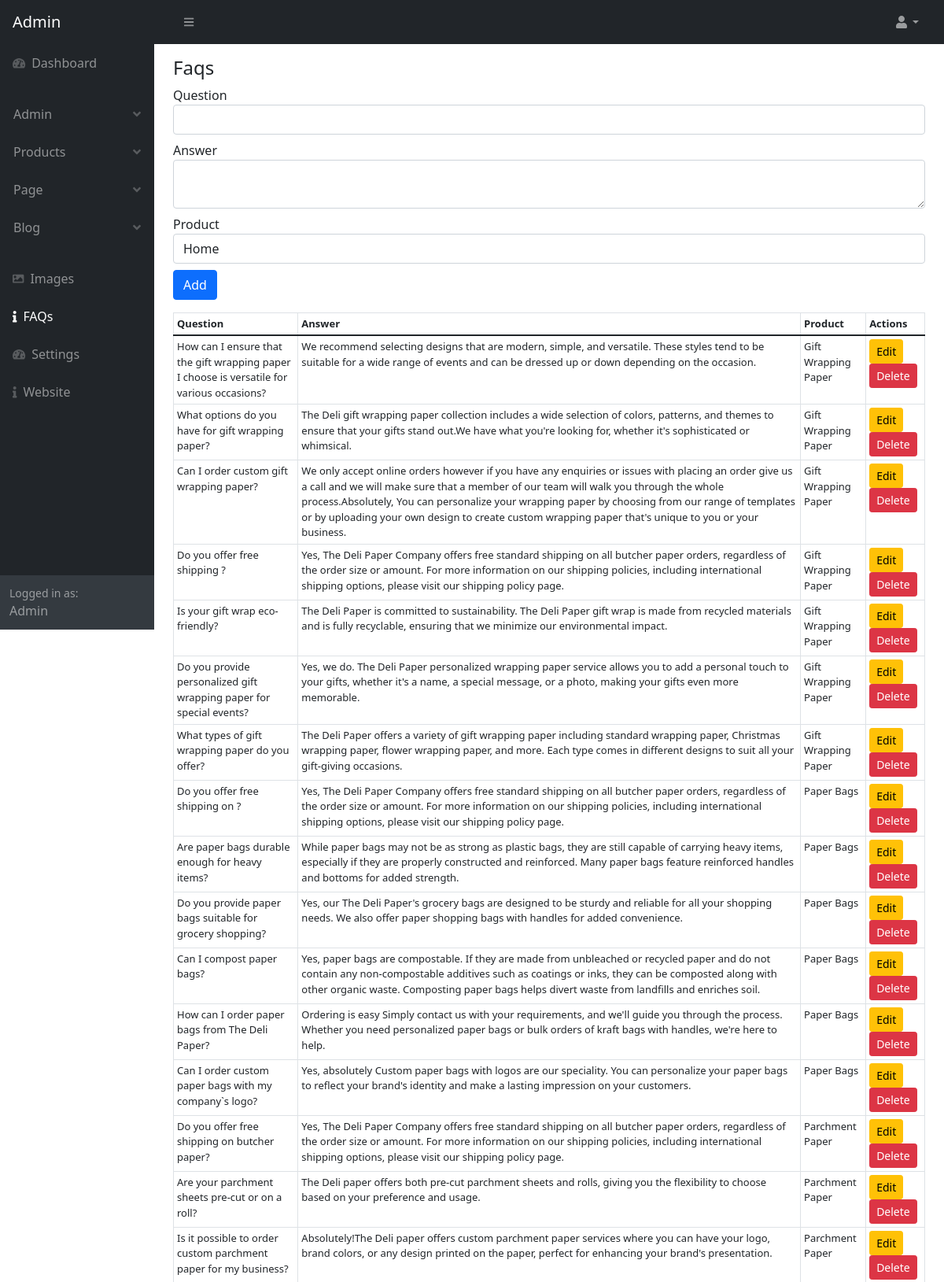
The page /admin/faq.php (signed in, upper part) on the database its author committed.
### tables this page shows
CREATE TABLE `faq` (
  `faq_id` int(11) NOT NULL AUTO_INCREMENT,
  `product_id` int(11) NOT NULL,
  `faq_question` text NOT NULL,
  `faq_answer` text NOT NULL,
  PRIMARY KEY (`faq_id`)
);

CREATE TABLE `product` (
  `product_id` int(11) NOT NULL AUTO_INCREMENT,
  `product_name` varchar(255) NOT NULL,
  `product_url` varchar(255) DEFAULT NULL,
  `product_short_description` text NOT NULL,
  `product_content` text DEFAULT NULL,
  `product_thumbnail` varchar(255) DEFAULT NULL,
  `product_image1` varchar(500) NOT NULL,
  `product_image2` varchar(500) NOT NULL,
  `product_meta_title` varchar(255) DEFAULT NULL,
  `product_meta_description` text DEFAULT NULL,
  `product_meta_keywords` text DEFAULT NULL,
  `product_status` enum('active','inactive') DEFAULT 'active',
  `created_at` timestamp NOT NULL DEFAULT current_timestamp(),
  `updated_at` timestamp NOT NULL DEFAULT current_timestamp() ON UPDATE current_timestamp(),
  `product_index` varchar(255) NOT NULL,
  PRIMARY KEY (`product_id`)
);

### admin/faq.php (the view, shortened to what this page needs)
<?php
$page = "faq";
require_once('parts/top.php'); ?>
</head>
<body class="sb-nav-fixed">
    <?php require_once('parts/navbar.php'); ?>
    <?php
    $faqs = mysqli_query($conn, "SELECT faq.*, product.product_name FROM faq LEFT JOIN product ON faq.product_id = product.product_id ORDER BY faq.faq_id DESC");
    $edit = false;
    $edit_data = [
        'faq_id' => '',
        'faq_question' => '',
        'faq_answer' => '',
        'product_id' => ''
    ];
    ?>
    <div id="layoutSidenav">
        <?php require_once('parts/sidebar.php'); ?>
        <div id="layoutSidenav_content">
            <main>
                <div class="container-fluid px-4">
                    <h4 class="mt-3">Faqs</h4>
                    <form method="POST">
                        <div class="form-group mb-2">
                            <label>Question</label>
                            <input type="text" name="faq_question" class="form-control" required
                                value="<?= htmlspecialchars($edit_data['faq_question']) ?>">
                        </div>
                        <div class="form-group mb-2">
                            <label>Answer</label>
                            <textarea name="faq_answer" class="form-control"
                                required><?= htmlspecialchars($edit_data['faq_answer']) ?></textarea>
                        </div>
                        <div class="form-group mb-2">
                            <label>Product</label>
                            <select name="product_id" class="form-control" required>
                                <option value="0">Home</option>
                            </select>
                        </div>
                        <button type="submit" name="<?= $edit ? 'update' : 'add' ?>"
                            class="btn btn-<?= $edit ? 'warning' : 'primary' ?>">
                            <?= $edit ? 'Update' : 'Add' ?>
                        </button>
                    </form>
                    <table class="table table-bordered table-sm my-3" style="font-size: 13px;">
                        <thead>
                            <tr>
                                <th>Question</th>
                                <th>Answer</th>
                                <th>Product</th>
                                <th>Actions</th>
                            </tr>
                        </thead>
                        <tbody>
                            <?php while ($row = mysqli_fetch_assoc($faqs)): ?>
                            <tr>
                                <td><?= htmlspecialchars($row['faq_question']) ?></td>
                                <td><?= htmlspecialchars($row['faq_answer']) ?></td>
                                <td><?= htmlspecialchars($row['product_name']) ?></td>
                                <td>
                                    <a href="faq.php?edit=<?= $row['faq_id'] ?>" class="btn btn-sm btn-warning">Edit</a>
                                    <a href="faq.php?delete=<?= $row['faq_id'] ?>" class="btn btn-sm btn-danger"
                                        onclick="return confirm('Delete this FAQ?')">Delete</a>
                                </td>
                            </tr>
                            <?php endwhile; ?>
                        </tbody>
                    </table>
            </main>
        </div>
    </div>
</body>
</html>

### admin/parts/sidebar.php (shortened to what this page needs)
<div id="layoutSidenav_nav">
    <nav class="sb-sidenav accordion sb-sidenav-dark" id="sidenavAccordion">
        <div class="sb-sidenav-menu">
            <div class="nav">
                <?php
                       if ($admin_role == "admin") {
                       ?>
                <a class="nav-link" href="index.php">
                    <div class="sb-nav-link-icon"><i class="fas fa-tachometer-alt"></i></div>
                    Dashboard
                </a>
                <?php }?>
                <ul class="navbar-nav p-3 btn ">
                    <?php
                       if ($admin_role == "admin") {
                       ?>
                    <li class="nav-item  dropdown">
                        <a class="nav-link <?php if ($page == "admin") {
                                                   echo "active";
                                               } ?> dropdown " id="navbarDropdown" href="#" role="button"
                            data-bs-toggle="dropdown" aria-expanded="false">Admin<div
                                class="sb-sidenav-collapse-arrow"><i class="fas fa-angle-down"></i></div></a>
                    </li>
                    <li class="nav-item dropdown">
                        <a class="nav-link <?php if ($page == "product") {
                                                   echo "active";
                                               } ?> dropdown " id="navbarDropdown" href="#" role="button"
                            data-bs-toggle="dropdown" aria-expanded="false">Products<div
                                class="sb-sidenav-collapse-arrow"><i class="fas fa-angle-down"></i></div></a>
                    </li>
                    <li class="nav-item dropdown">
                        <a class="nav-link <?php if ($page == "page") {
                                                   echo "active";
                                               } ?> dropdown " id="navbarDropdown" href="#" role="button"
                            data-bs-toggle="dropdown" aria-expanded="false">Page<div
                                class="sb-sidenav-collapse-arrow"><i class="fas fa-angle-down"></i></div></a>
                    </li>
                    <?php } ?>
                    <li class="nav-item dropdown">
                        <a class="nav-link <?php if ($page == "post") {
                                               echo "active";
                                           } ?> dropdown" id="navbarDropdown" href="#" role="button"
                            data-bs-toggle="dropdown" aria-expanded="false">Blog<div
                                class="sb-sidenav-collapse-arrow"><i class="fas fa-angle-down"></i></div></a>
                    </li>
                </ul>
                <a class="nav-link <?php if ($page == "image") {
                                       echo "active";
                                   } ?>" href="image_add.php">
                    <div class="sb-nav-link-icon"><i class="fas fa-image"></i></div>
                    Images
                </a>
                <?php
                   if ($admin_role == "admin") {
                   ?>
                <a class="nav-link <?php if ($page == "faq") {
                                           echo "active";
                                       } ?>" href="faq.php">
                    <div class="sb-nav-link-icon"><i class="fas fa-info"></i></div>
                    FAQs
                </a>
                <a class="nav-link <?php if ($page == "setting") {
                                           echo "active";
                                       } ?>" href="setting.php">
                    <div class="sb-nav-link-icon"><i class="fas fa-tachometer-alt"></i></div>
                    Settings
                </a>
                <a class="nav-link" href="../index.php">
                    <div class="sb-nav-link-icon"><i class="fas fa-info"></i></div>
                    Website
                </a>
                <?php } ?>
            </div>
        </div>
        <div class="sb-sidenav-footer">
            <div class="small">Logged in as:</div>
            <?php echo ucfirst($admin_name); ?>
        </div>
    </nav>
</div>

### rows shown on the page
faq: faq_question "How can I ensure that the gift wrapping paper I choose is versatile for various occasions?", faq_answer "We recommend selecting designs that are modern, simple, and versatile. These styles tend to be suitable for a wide range of events and can be dressed up or down depending on the occasion.", product.product_name "Gift Wrapping Paper"
faq: faq_question "What options do you have for gift wrapping paper?", faq_answer "The Deli gift wrapping paper collection includes a wide selection of colors, patterns, and themes to ensure that your gifts stand out.We have what you're looking for, whether it's sophisticated or whimsical.", product.product_name "Gift Wrapping Paper"
faq: faq_question "Can I order custom gift wrapping paper?", faq_answer "We only accept online orders however if you have any enquiries or issues with placing an order give us a call and we will make sure that a member of our team will walk you through the whole process.Absolutely, You can personalize your wrapping paper by choosing from our range of templates or by uploading your own design to create custom wrapping paper that's unique to you or your business.", product.product_name "Gift Wrapping Paper"
faq: faq_question "Do you offer free shipping ?", faq_answer "Yes, The Deli Paper Company offers free standard shipping on all butcher paper orders, regardless of the order size or amount. For more information on our shipping policies, including international shipping options, please visit our shipping policy page.", product.product_name "Gift Wrapping Paper"
faq: faq_question "Is your gift wrap eco-friendly?", faq_answer "The Deli Paper is committed to sustainability. The Deli Paper gift wrap is made from recycled materials and is fully recyclable, ensuring that we minimize our environmental impact.", product.product_name "Gift Wrapping Paper"
faq: faq_question "Do you provide personalized gift wrapping paper for special events?", faq_answer "Yes, we do. The Deli Paper personalized wrapping paper service allows you to add a personal touch to your gifts, whether it's a name, a special message, or a photo, making your gifts even more memorable.", product.product_name "Gift Wrapping Paper"
faq: faq_question "What types of gift wrapping paper do you offer?", faq_answer "The Deli Paper offers a variety of gift wrapping paper including standard wrapping paper, Christmas wrapping paper, flower wrapping paper, and more. Each type comes in different designs to suit all your gift-giving occasions.", product.product_name "Gift Wrapping Paper"
faq: faq_question "Do you offer free shipping on ?", faq_answer "Yes, The Deli Paper Company offers free standard shipping on all butcher paper orders, regardless of the order size or amount. For more information on our shipping policies, including international shipping options, please visit our shipping policy page.", product.product_name "Paper Bags"
faq: faq_question "Are paper bags durable enough for heavy items?", faq_answer "While paper bags may not be as strong as plastic bags, they are still capable of carrying heavy items, especially if they are properly constructed and reinforced. Many paper bags feature reinforced handles and bottoms for added strength.", product.product_name "Paper Bags"
faq: faq_question "Do you provide paper bags suitable for grocery shopping?", faq_answer "Yes, our The Deli Paper's grocery bags are designed to be sturdy and reliable for all your shopping needs. We also offer paper shopping bags with handles for added convenience.", product.product_name "Paper Bags"
faq: faq_question "Can I compost paper bags?", faq_answer "Yes, paper bags are compostable. If they are made from unbleached or recycled paper and do not contain any non-compostable additives such as coatings or inks, they can be composted along with other organic waste. Composting paper bags helps divert waste from landfills and enriches soil.", product.product_name "Paper Bags"
faq: faq_question "How can I order paper bags from The Deli Paper?", faq_answer "Ordering is easy Simply contact us with your requirements, and we'll guide you through the process. Whether you need personalized paper bags or bulk orders of kraft bags with handles, we're here to help.", product.product_name "Paper Bags"
faq: faq_question "Can I order custom paper bags with my company`s logo?", faq_answer "Yes, absolutely Custom paper bags with logos are our speciality. You can personalize your paper bags to reflect your brand's identity and make a lasting impression on your customers.", product.product_name "Paper Bags"
faq: faq_question "Do you offer free shipping on butcher paper?", faq_answer "Yes, The Deli Paper Company offers free standard shipping on all butcher paper orders, regardless of the order size or amount. For more information on our shipping policies, including international shipping options, please visit our shipping policy page.", product.product_name "Parchment Paper"
faq: faq_question "Are your parchment sheets pre-cut or on a roll?", faq_answer "The Deli paper offers both pre-cut parchment sheets and rolls, giving you the flexibility to choose based on your preference and usage.", product.product_name "Parchment Paper"
faq: faq_question "Is it possible to order custom parchment paper for my business?", faq_answer "Absolutely!The Deli paper offers custom parchment paper services where you can have your logo, brand colors, or any design printed on the paper, perfect for enhancing your brand's presentation.", product.product_name "Parchment Paper"

### other values the page prints
$admin_name "Admin"
